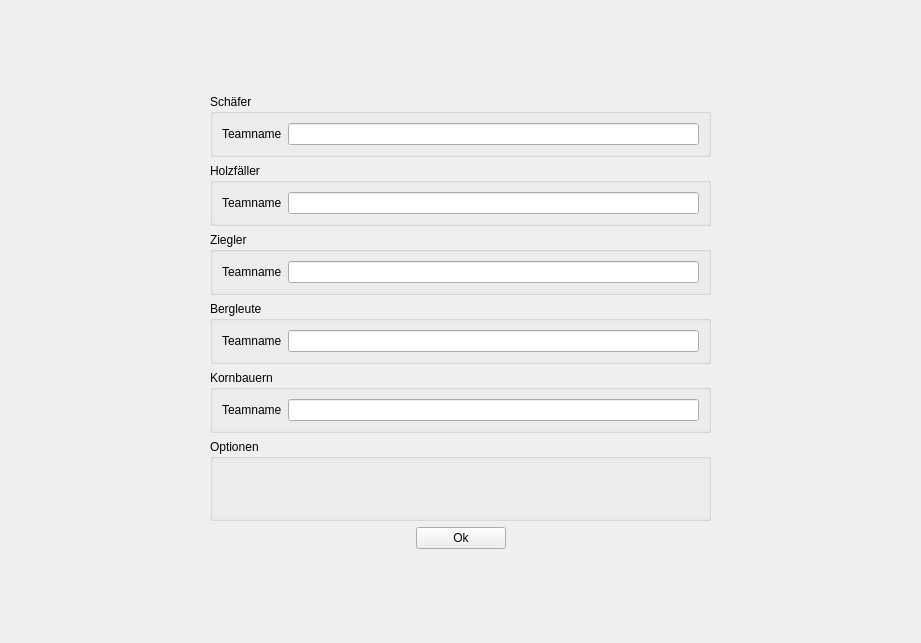
<?xml version="1.0" encoding="UTF-8"?>
<ui version="4.0">
 <class>NewGameWidget</class>
 <widget class="QWidget" name="NewGameWidget">
  <property name="geometry">
   <rect>
    <x>0</x>
    <y>0</y>
    <width>921</width>
    <height>643</height>
   </rect>
  </property>
  <property name="windowTitle">
   <string>Form</string>
  </property>
  <layout class="QGridLayout" name="gridLayout">
   <item row="7" column="2">
    <widget class="QPushButton" name="pushButtonOk">
     <property name="text">
      <string>          Ok          </string>
     </property>
    </widget>
   </item>
   <item row="8" column="2">
    <spacer name="verticalSpacer">
     <property name="orientation">
      <enum>Qt::Vertical</enum>
     </property>
     <property name="sizeHint" stdset="0">
      <size>
       <width>20</width>
       <height>40</height>
      </size>
     </property>
    </spacer>
   </item>
   <item row="7" column="1">
    <spacer name="horizontalSpacer_3">
     <property name="orientation">
      <enum>Qt::Horizontal</enum>
     </property>
     <property name="sizeHint" stdset="0">
      <size>
       <width>40</width>
       <height>20</height>
      </size>
     </property>
    </spacer>
   </item>
   <item row="7" column="3">
    <spacer name="horizontalSpacer_4">
     <property name="orientation">
      <enum>Qt::Horizontal</enum>
     </property>
     <property name="sizeHint" stdset="0">
      <size>
       <width>40</width>
       <height>20</height>
      </size>
     </property>
    </spacer>
   </item>
   <item row="5" column="1" colspan="3">
    <widget class="QGroupBox" name="groupBoxWheat">
     <property name="title">
      <string>Kornbauern</string>
     </property>
     <layout class="QFormLayout" name="formLayout_5">
      <item row="0" column="0">
       <widget class="QLabel" name="teamnameLabel_5">
        <property name="text">
         <string>Teamname</string>
        </property>
       </widget>
      </item>
      <item row="0" column="1">
       <widget class="QLineEdit" name="tnWheat"/>
      </item>
     </layout>
    </widget>
   </item>
   <item row="3" column="0">
    <spacer name="horizontalSpacer">
     <property name="orientation">
      <enum>Qt::Horizontal</enum>
     </property>
     <property name="sizeHint" stdset="0">
      <size>
       <width>40</width>
       <height>20</height>
      </size>
     </property>
    </spacer>
   </item>
   <item row="4" column="4">
    <spacer name="horizontalSpacer_2">
     <property name="orientation">
      <enum>Qt::Horizontal</enum>
     </property>
     <property name="sizeHint" stdset="0">
      <size>
       <width>40</width>
       <height>20</height>
      </size>
     </property>
    </spacer>
   </item>
   <item row="0" column="2">
    <spacer name="verticalSpacer_2">
     <property name="orientation">
      <enum>Qt::Vertical</enum>
     </property>
     <property name="sizeHint" stdset="0">
      <size>
       <width>20</width>
       <height>40</height>
      </size>
     </property>
    </spacer>
   </item>
   <item row="6" column="1" colspan="3">
    <widget class="QGroupBox" name="groupBox_6">
     <property name="sizePolicy">
      <sizepolicy hsizetype="Preferred" vsizetype="MinimumExpanding">
       <horstretch>0</horstretch>
       <verstretch>0</verstretch>
      </sizepolicy>
     </property>
     <property name="title">
      <string>Optionen</string>
     </property>
    </widget>
   </item>
   <item row="4" column="1" colspan="3">
    <widget class="QGroupBox" name="groupBoxIron">
     <property name="title">
      <string>Bergleute</string>
     </property>
     <layout class="QFormLayout" name="formLayout_4">
      <item row="0" column="0">
       <widget class="QLabel" name="teamnameLabel_4">
        <property name="text">
         <string>Teamname</string>
        </property>
       </widget>
      </item>
      <item row="0" column="1">
       <widget class="QLineEdit" name="tnIron"/>
      </item>
     </layout>
    </widget>
   </item>
   <item row="3" column="1" colspan="3">
    <widget class="QGroupBox" name="groupBoxClay">
     <property name="title">
      <string>Ziegler</string>
     </property>
     <layout class="QFormLayout" name="formLayout_3">
      <item row="0" column="0">
       <widget class="QLabel" name="teamnameLabel_3">
        <property name="text">
         <string>Teamname</string>
        </property>
       </widget>
      </item>
      <item row="0" column="1">
       <widget class="QLineEdit" name="tnClay"/>
      </item>
     </layout>
    </widget>
   </item>
   <item row="2" column="1" colspan="3">
    <widget class="QGroupBox" name="groupBoxWood">
     <property name="title">
      <string>Holzfäller</string>
     </property>
     <layout class="QFormLayout" name="formLayout_2">
      <item row="0" column="0">
       <widget class="QLabel" name="teamnameLabel_2">
        <property name="text">
         <string>Teamname</string>
        </property>
       </widget>
      </item>
      <item row="0" column="1">
       <widget class="QLineEdit" name="tnWood"/>
      </item>
     </layout>
    </widget>
   </item>
   <item row="1" column="1" colspan="3">
    <widget class="QGroupBox" name="groupBoxSheep">
     <property name="title">
      <string>Schäfer</string>
     </property>
     <layout class="QFormLayout" name="formLayout">
      <item row="0" column="0">
       <widget class="QLabel" name="teamnameLabel">
        <property name="text">
         <string>Teamname</string>
        </property>
       </widget>
      </item>
      <item row="0" column="1">
       <widget class="QLineEdit" name="tnSheep"/>
      </item>
     </layout>
    </widget>
   </item>
  </layout>
 </widget>
 <tabstops>
  <tabstop>tnSheep</tabstop>
  <tabstop>tnWood</tabstop>
  <tabstop>tnClay</tabstop>
  <tabstop>tnIron</tabstop>
  <tabstop>tnWheat</tabstop>
  <tabstop>pushButtonOk</tabstop>
 </tabstops>
 <resources/>
 <connections/>
</ui>
